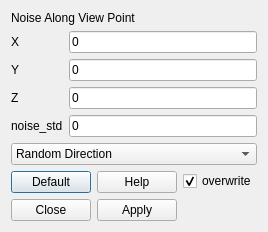
<?xml version="1.0" encoding="UTF-8"?>
<ui version="4.0">
 <class>AddNoiseDialog</class>
 <widget class="QDialog" name="AddNoiseDialog">
  <property name="geometry">
   <rect>
    <x>0</x>
    <y>0</y>
    <width>255</width>
    <height>227</height>
   </rect>
  </property>
  <property name="windowTitle">
   <string>Add Noise Dialog</string>
  </property>
  <property name="windowIcon">
   <iconset resource="../res/Registar.qrc">
    <normaloff>:/images/bunny.png</normaloff>:/images/bunny.png</iconset>
  </property>
  <layout class="QVBoxLayout" name="verticalLayout_3">
   <item>
    <layout class="QVBoxLayout" name="verticalLayout">
     <item>
      <widget class="QLabel" name="label">
       <property name="text">
        <string>Noise Along View Point</string>
       </property>
      </widget>
     </item>
     <item>
      <layout class="QGridLayout" name="gridLayout">
       <item row="0" column="0">
        <widget class="QLabel" name="label_2">
         <property name="text">
          <string>X</string>
         </property>
        </widget>
       </item>
       <item row="0" column="1">
        <widget class="QLineEdit" name="XLineEdit">
         <property name="text">
          <string>0</string>
         </property>
        </widget>
       </item>
       <item row="1" column="0">
        <widget class="QLabel" name="label_3">
         <property name="text">
          <string>Y</string>
         </property>
        </widget>
       </item>
       <item row="1" column="1">
        <widget class="QLineEdit" name="YLineEdit">
         <property name="text">
          <string>0</string>
         </property>
        </widget>
       </item>
       <item row="2" column="0">
        <widget class="QLabel" name="label_4">
         <property name="text">
          <string>Z</string>
         </property>
        </widget>
       </item>
       <item row="2" column="1">
        <widget class="QLineEdit" name="ZLineEdit">
         <property name="text">
          <string>0</string>
         </property>
        </widget>
       </item>
       <item row="3" column="0">
        <widget class="QLabel" name="label_5">
         <property name="text">
          <string>noise_std</string>
         </property>
        </widget>
       </item>
       <item row="3" column="1">
        <widget class="QLineEdit" name="noiseSTDLineEdit">
         <property name="text">
          <string>0</string>
         </property>
        </widget>
       </item>
      </layout>
     </item>
     <item>
      <widget class="QComboBox" name="methodComboBox">
       <item>
        <property name="text">
         <string>Random Direction</string>
        </property>
       </item>
       <item>
        <property name="text">
         <string>Along View Point</string>
        </property>
       </item>
      </widget>
     </item>
    </layout>
   </item>
   <item>
    <layout class="QHBoxLayout" name="horizontalLayout">
     <item>
      <layout class="QGridLayout" name="gridLayout_2">
       <item row="0" column="0">
        <widget class="QPushButton" name="defaultButton">
         <property name="text">
          <string>Default</string>
         </property>
        </widget>
       </item>
       <item row="0" column="1">
        <widget class="QPushButton" name="helpButton">
         <property name="text">
          <string>Help</string>
         </property>
        </widget>
       </item>
       <item row="1" column="0">
        <widget class="QPushButton" name="closeButton">
         <property name="text">
          <string>Close</string>
         </property>
        </widget>
       </item>
       <item row="1" column="1">
        <widget class="QPushButton" name="applyButton">
         <property name="text">
          <string>Apply</string>
         </property>
        </widget>
       </item>
      </layout>
     </item>
     <item>
      <layout class="QVBoxLayout" name="verticalLayout_2">
       <item>
        <widget class="QCheckBox" name="overwriteCheckBox">
         <property name="text">
          <string>overwrite</string>
         </property>
         <property name="checked">
          <bool>true</bool>
         </property>
        </widget>
       </item>
       <item>
        <spacer name="verticalSpacer">
         <property name="orientation">
          <enum>Qt::Vertical</enum>
         </property>
         <property name="sizeHint" stdset="0">
          <size>
           <width>20</width>
           <height>40</height>
          </size>
         </property>
        </spacer>
       </item>
      </layout>
     </item>
    </layout>
   </item>
  </layout>
 </widget>
 <resources>
  <include location="../res/Registar.qrc"/>
 </resources>
 <connections>
  <connection>
   <sender>closeButton</sender>
   <signal>clicked()</signal>
   <receiver>AddNoiseDialog</receiver>
   <slot>close()</slot>
   <hints>
    <hint type="sourcelabel">
     <x>51</x>
     <y>184</y>
    </hint>
    <hint type="destinationlabel">
     <x>184</x>
     <y>190</y>
    </hint>
   </hints>
  </connection>
 </connections>
</ui>
